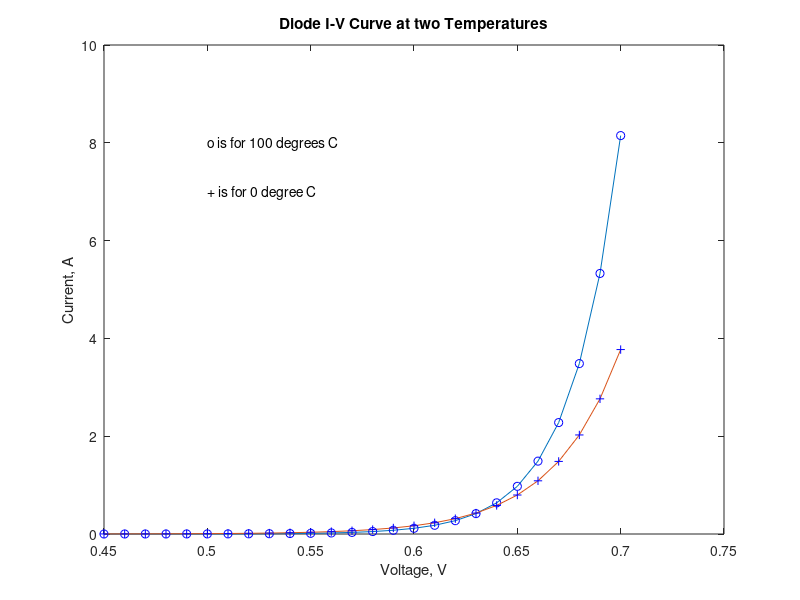

MATLAB code to generate this figure:
% Temperature effects on diode characteristics
%
k = 1.38e-23; q = 1.6e-19;
t1 = 273 + 0;
t2 = 273 + 100;

ls1 = 1.0e-12;
ks = 0.072;
ls2 = ls1*exp(ks*(t2-t1))
v = 0.45:0.01:0.7;
l1 = ls1*exp(q*v/(k*t1));
l2 = ls2*exp(q*v/(k*t2));

plot(v,l1, v,l1,'bo',v,l2, v,l2,'b+')
axis([0.45,0.75,0,10])
title('Diode I-V Curve at two Temperatures')
xlabel('Voltage, V')
ylabel('Current, A')
text(0.5,8,'o is for 100 degrees C')
text(0.5,7, '+ is for 0 degree C')
